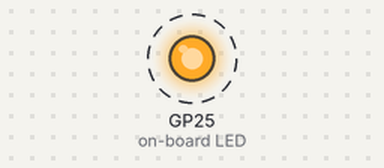
Bench run of a program on a simulated Raspberry Pi Pico running MicroPython. Parts: output pins drawn as LEDs (lit = HIGH). Dashed ring = blinking. What the program prints to the serial console is not drawn.

Above: at 0.2 s.
Timing chart, 0 to 3.0 s (numbered marks = the images above):
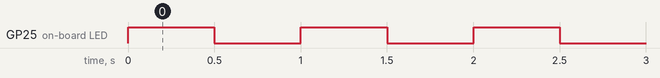

The program:

UART_pico.py
```python
#toggles the led and send print string to PC

import time
from machine import Pin
from picozero import pico_led

while True:
    pico_led.on()
    time.sleep(0.5)
    print("test communication UART" + "\n")
    pico_led.off()
    time.sleep(0.5)
    print("test2 communication UART" + "\n")
```

Measured:
- by itself, GP25 (on-board LED): alternates HIGH for 0.50 s and LOW for 0.50 s
